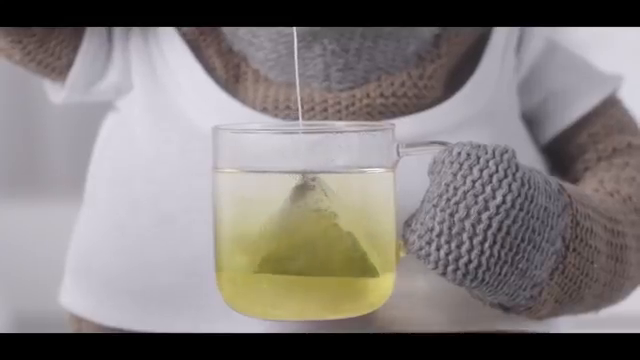
#> input picture frame 15 of exercise-8.17/commercial.mp4, 640 x 360 px, given in place of multimedia_video_1.mp4, which was not available
$ python dpcm_encoder.py
#> lines starting #> are read from the running program, lines starting #| are printed output that depends on the picture; pictures that were not available may be replaced by others from this repository, and a replacement may not be noted
import cv2

quantization_value = 10

# Load video
video = cv2.VideoCapture('multimedia_video_1.mp4')

# Load the first frame of the video
success, first_frame = video.read()
#> first_frame is the input picture: shape (360, 640, 3); mean B, G, R 125.5, 126.3, 132
first_frame = cv2.cvtColor(first_frame, cv2.COLOR_BGR2GRAY)
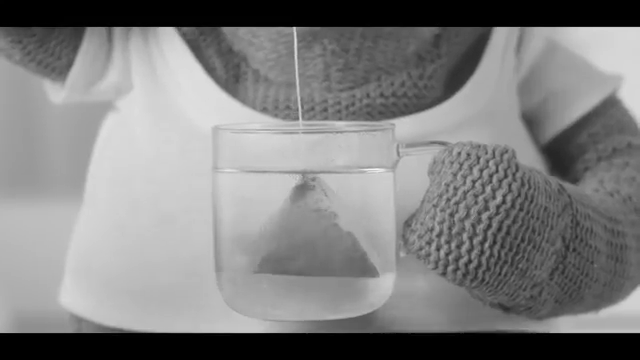
#> first_frame: shape (360, 640); min 0, max 244, mean 128

# Set video codec
video_codec = cv2.VideoWriter_fourcc(*'DIVX')

# Setup the output
output = cv2.VideoWriter('encoded_video.mp4', video_codec, int(video.get(5)), (int(video.get(3)), int(video.get(4))), False)

frame_num = 0

previous_frame = first_frame
while video.isOpened():
    success, current_frame = video.read()
    frame_num += 1

    if not success:
        break

    # Frame to BW
    current_frame = cv2.cvtColor(current_frame, cv2.COLOR_BGR2GRAY)
#> current_frame: shape (360, 640)

    # Calculate difference and then quantize it
    diff = (current_frame - previous_frame) // quantization_value
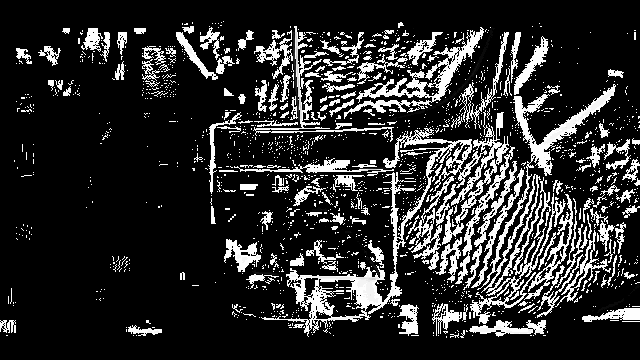
#> diff: shape (360, 640); min 0, max 25, mean 4.4; drawn with min black and max white

    # Add result to output
    output.write(diff)

    # The current frame becomes the previous
    previous_frame = current_frame

video.release()
output.release()
